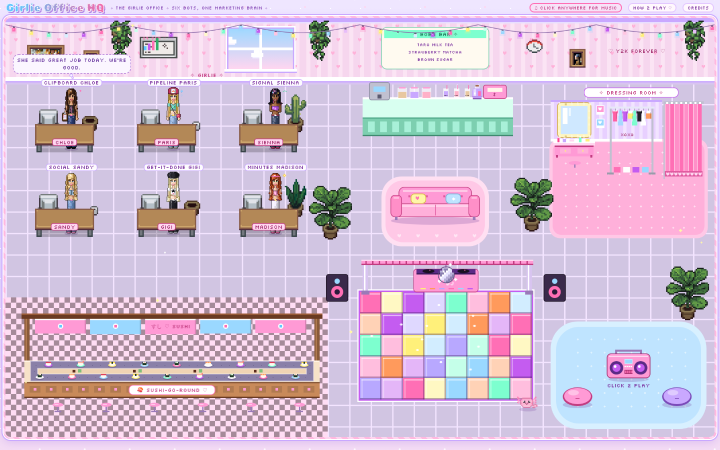
#> input picture pixel-office/screenshots/desktop.png, 1440 x 900 px (shown at 1/2 size)
$ python icons.py
#> lines starting #> are read from the running program, lines starting #| are printed output that depends on the picture
# pixel favicon + apple-touch-icon (original art), and og.png from the desktop screenshot
from PIL import Image, ImageDraw
H = ["..XXX...XXX..", ".XPPPX.XPPPX.", "XPWPPPXPPPPPX", "XPWPPPPPPPPPX", "XPPPPPPPPPPPX", ".XPPPPPPPPPX.",
     "..XPPPPPPPX..", "...XPPPPPX...", "....XPPPX....", ".....XPX.....", "......X......"]
C = {'X': (194, 60, 128, 255), 'P': (255, 111, 181, 255), 'W': (255, 255, 255, 255)}
def heart(size, bg):
#> called with size = 32, bg = (0, 0, 0, 0)
    im = Image.new('RGBA', (16, 16), bg); px = im.load()
#> after `im = Image.new('RGBA', (16, 16), bg)`: im: PIL image 16x16 RGBA; every value is 0
    for y, row in enumerate(H):
        for x, ch in enumerate(row):
            if ch in C: px[x + 1, y + 3] = C[ch]
    for (x, y) in [(13, 1), (14, 2), (13, 2), (12, 2), (13, 3)]: px[x, y] = (255, 240, 122, 255)
    return im.resize((size, size), Image.NEAREST)
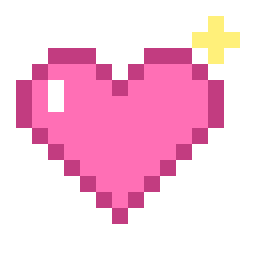
#> returned value: PIL image 32x32 RGBA (shown 8 times larger); mean R, G, B, A 89, 39.7, 61.5, 95.6; transparent parts drawn white
heart(32, (0, 0, 0, 0)).save('favicon.png')
a = Image.new('RGBA', (180, 180), (246, 214, 238, 255)); a.alpha_composite(heart(160, (0, 0, 0, 0)), (10, 14)); a.convert('RGB').save('apple-touch-icon.png')
#> after `a = Image.new('RGBA', (180, 180), (246, 214, 238, 255))`:
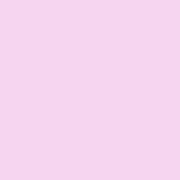
#> a: PIL image 180x180 RGBA; mean R, G, B, A 246, 214, 238, 255
#> after `a.alpha_composite(heart(160, (0, 0, 0, 0)), (10, 14))`:
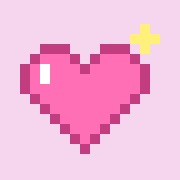
#> a: PIL image 180x180 RGBA; mean R, G, B, A 243.4, 182, 216.1, 255
import sys, os
# optional: make og.png (link-preview image) from a desktop screenshot you took of the page
shot = sys.argv[1] if len(sys.argv) > 1 else os.path.join(os.path.dirname(os.path.abspath(__file__)), '..', 'screenshots', 'desktop.png')
if os.path.exists(shot):
    im = Image.open(shot).convert('RGB'); W, Hh = im.size
#> further down, im is the input picture: PIL image 1440x900 RGB; mean R, G, B 212.1, 191.6, 214.2
#> after `W, Hh = im.size`: W = 1440; Hh = 900
    box = (11, 40, W - 11, Hh - 16)  # canvas area at 1440x900
#> box = (11, 40, 1429, 884)
    c = im.crop(box); crop_w, ch = c.size; tw = int(ch * 1200 / 630)
#> after `c = im.crop(box)`:
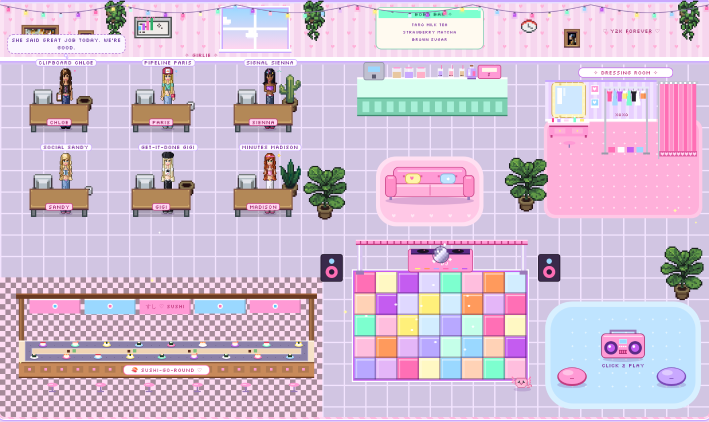
#> c: PIL image 1418x844 RGB (shown at 1/2 size); mean R, G, B 210.2, 190, 211.6
#> after `crop_w, ch = c.size`: crop_w = 1418; ch = 844
#> after `tw = int(ch * 1200 / 630)`: tw = 1607
    if tw <= crop_w: c = c.crop(((crop_w - tw) // 2, 0, (crop_w - tw) // 2 + tw, ch))
    c.resize((1200, 630), Image.LANCZOS).save('og.png')
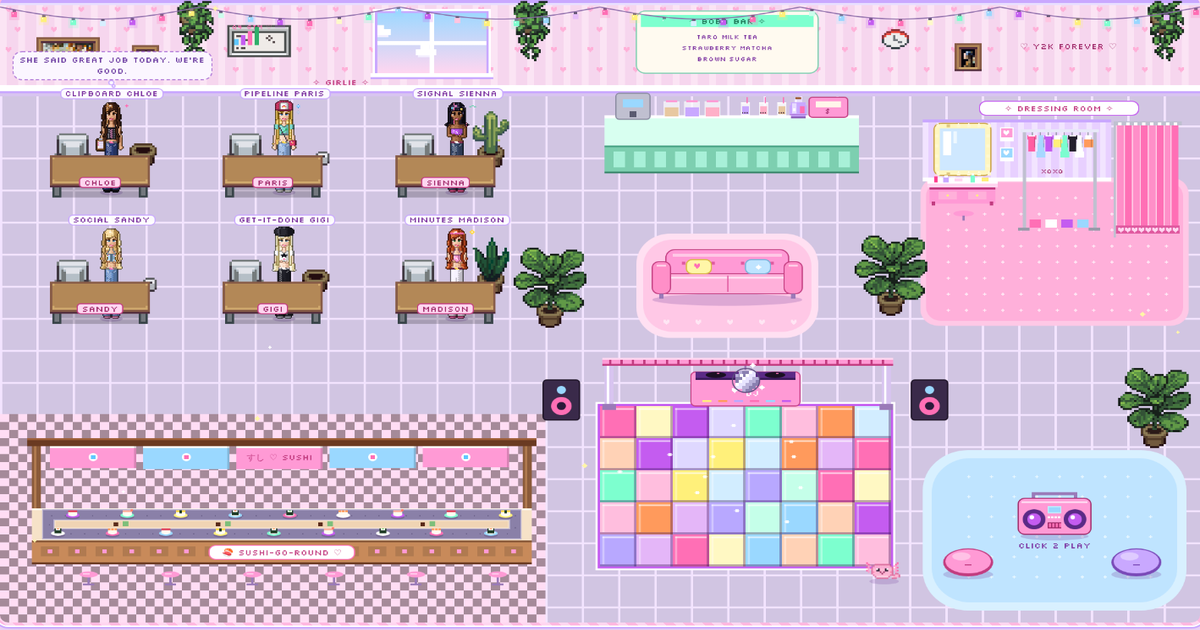
#> saved as og.png: PIL image 1200x630 RGB; mean R, G, B 210.1, 189.9, 211.4
print('icons ok')

$ run again, with pixel-office/screenshots/mobile.png copied over pixel-office/screenshots/desktop.png
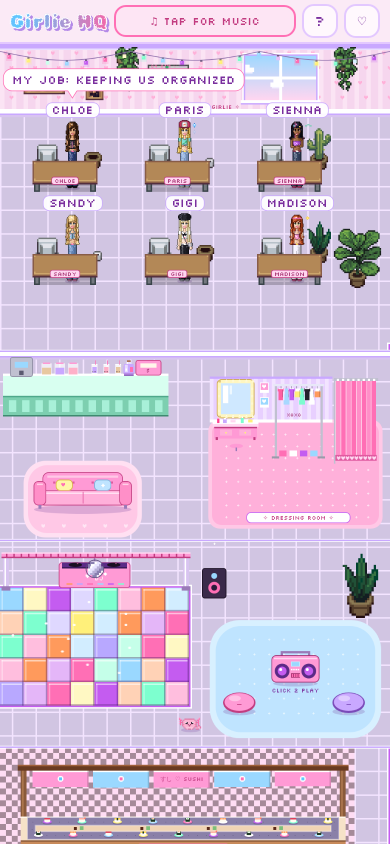
#> input picture pixel-office/screenshots/mobile.png, 780 x 1688 px (shown at 1/2 size)
#> im: PIL image 16x16 RGBA; every value is 0
#> im is the input picture: PIL image 780x1688 RGB; mean R, G, B 211.8, 192.1, 215.5
#> `c = im.crop(box)`:
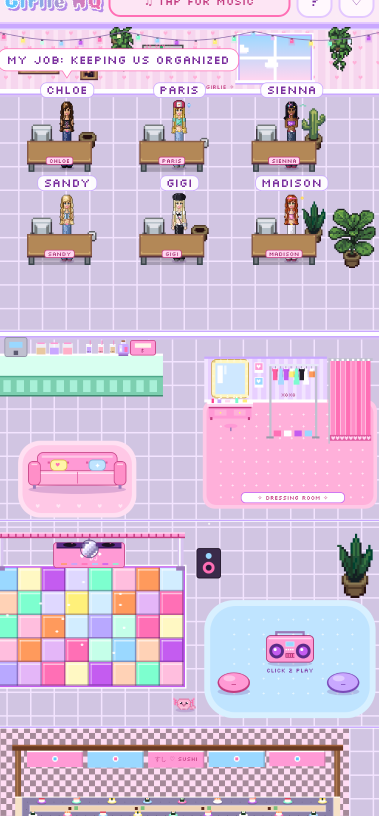
#> c: PIL image 758x1632 RGB (shown at 1/2 size); mean R, G, B 211.1, 191.5, 215.1
#> `c.resize((1200, 630), Image.LANCZOS).save('og.png')`:
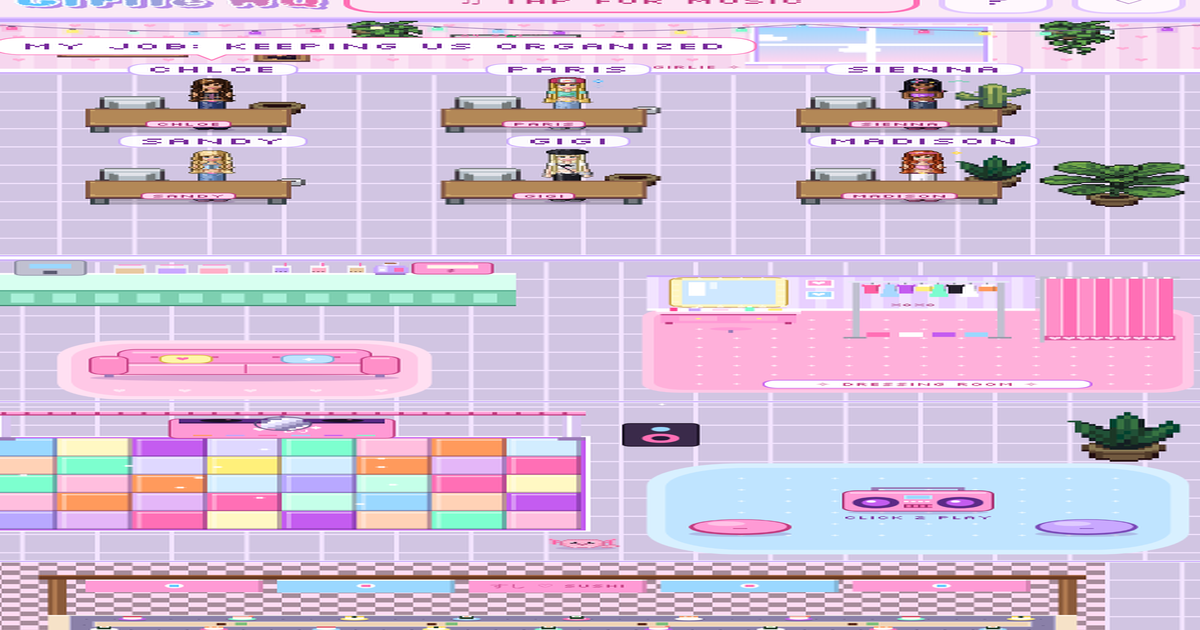
#> saved as og.png: PIL image 1200x630 RGB; mean R, G, B 210.9, 191.4, 215
